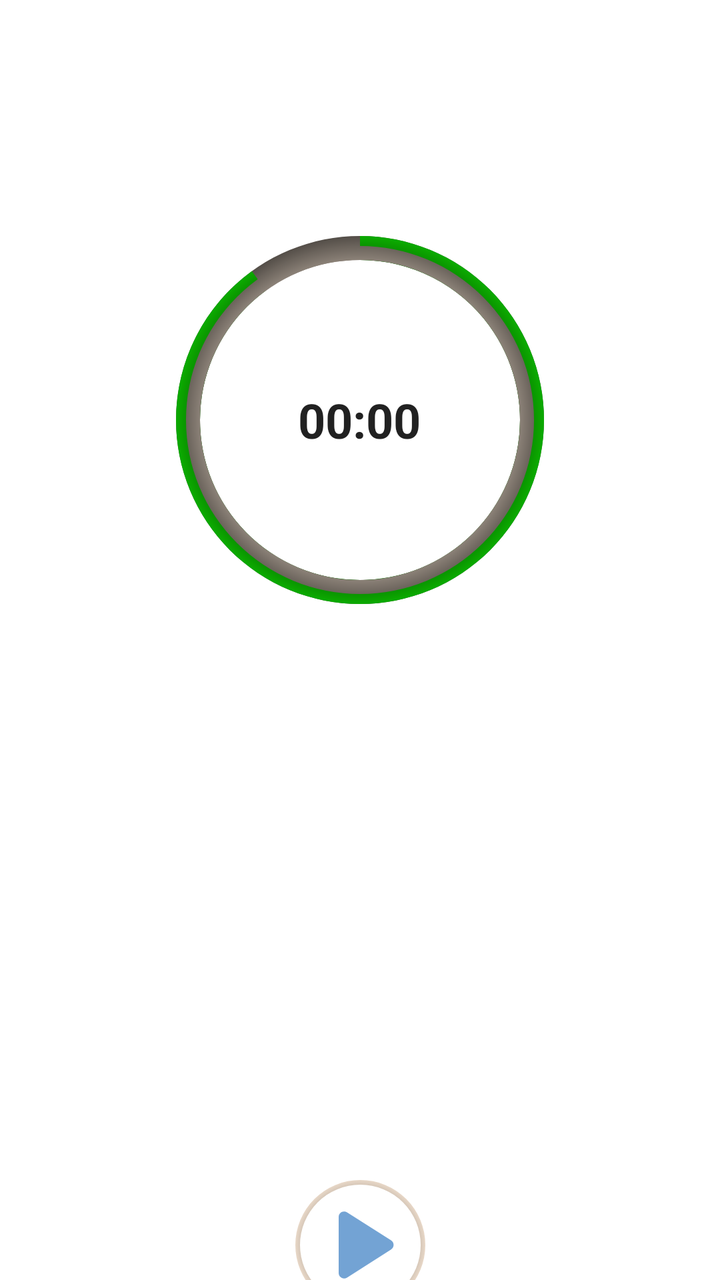
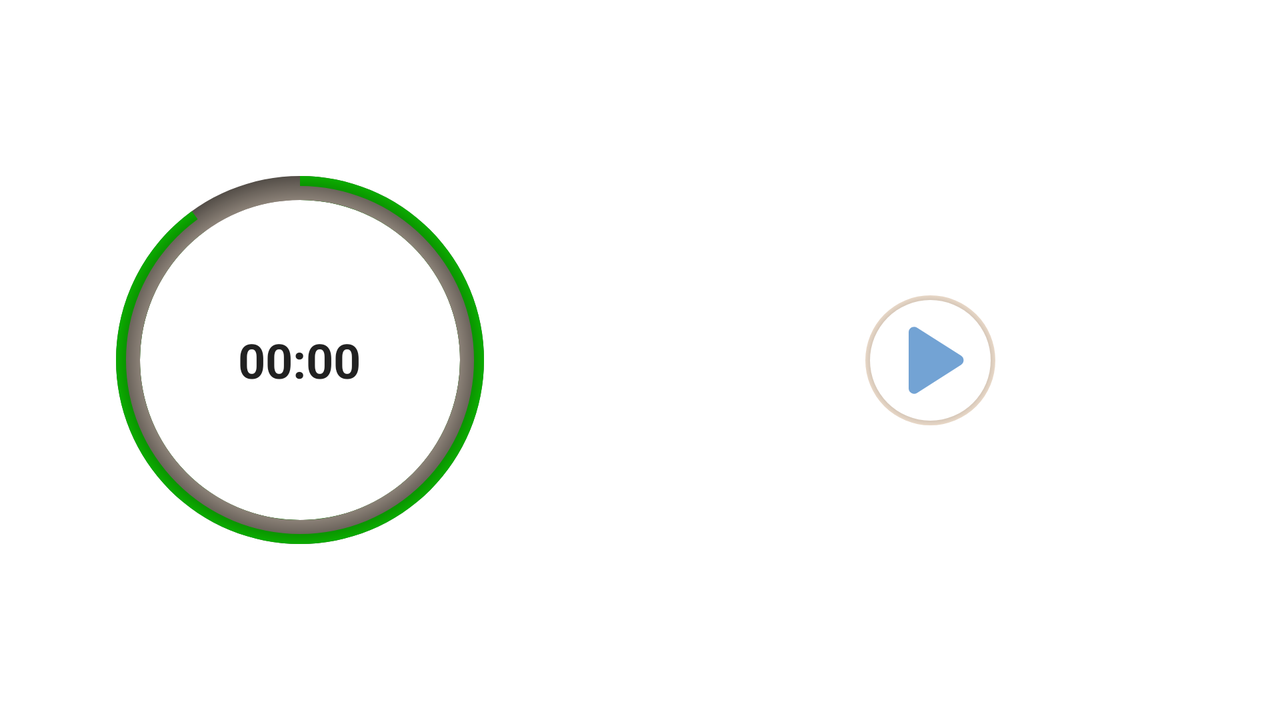

The same Android screen from two of the app's own layout files: first res/layout/ as a phone draws it, then the repository's variant for another configuration, drawn on a device whose configuration selects that folder. Both files follow.
<!-- AndroidManifest.xml: application theme Theme.Hourglass -->
<!-- res/layout/fragment_one_player_no_pause.xml -->
<?xml version="1.0" encoding="utf-8"?>
<androidx.constraintlayout.widget.ConstraintLayout xmlns:android="http://schemas.android.com/apk/res/android"
    xmlns:app="http://schemas.android.com/apk/res-auto"
    xmlns:tools="http://schemas.android.com/tools"
    android:layout_width="match_parent"
    android:layout_height="match_parent"
    android:background="@color/secondary_sixth"
    android:animateLayoutChanges="true"
    tools:context=".OnePlayerWithPauseFragment">

    <FrameLayout
        android:id="@+id/relativeLayout_1playerNoPause"
        android:layout_width="match_parent"
        android:layout_height="200dp"
        android:layout_marginTop="110dp"
        android:background="@color/secondary_sixth"
        android:gravity="center"
        app:layout_constraintEnd_toEndOf="parent"
        app:layout_constraintStart_toStartOf="parent"
        app:layout_constraintTop_toTopOf="parent">


        <ProgressBar
            android:id="@+id/progressBar_fopnp"
            style="@style/Widget.AppCompat.ProgressBar.Horizontal"
            android:layout_width="200dp"
            android:layout_height="match_parent"
            android:layout_gravity="center"
            android:background="@drawable/circle_shape_progressbar"
            android:indeterminate="false"
            android:progress="90"
            android:progressDrawable="@drawable/circular_progressbar_green"
            app:layout_constraintEnd_toEndOf="parent"
            app:layout_constraintStart_toStartOf="parent"
            app:layout_constraintTop_toTopOf="parent" />

        <View
            android:layout_width="200dp"
            android:layout_height="match_parent"
            android:layout_gravity="center"
            android:background="@drawable/circle_shape_progressbar_view" />

        <Chronometer
            android:id="@+id/chronometer"
            android:layout_width="60pt"
            android:layout_height="20pt"
            android:layout_gravity="center"
            android:gravity="center"
            android:textSize="24sp"
            android:textStyle="bold"></Chronometer>
    </FrameLayout>


    <androidx.constraintlayout.widget.ConstraintLayout
        android:id="@+id/constraintLayout_1playerWithPause"
        android:layout_width="match_parent"
        android:layout_height="0dp"
        android:animateLayoutChanges="true"
        app:layout_constraintBottom_toBottomOf="parent"
        app:layout_constraintStart_toStartOf="parent"
        app:layout_constraintTop_toBottomOf="@id/relativeLayout_1playerNoPause">

        <ImageButton
            android:id="@+id/imageButton_1playerNoPause_play"
            android:layout_width="65dp"
            android:layout_height="65dp"
            android:layout_marginTop="280dp"
            android:background="@drawable/button_selector"
            android:src="@drawable/round_play_arrow_65"
            app:layout_constraintEnd_toEndOf="parent"
            app:layout_constraintStart_toStartOf="parent"
            app:layout_constraintTop_toTopOf="parent"></ImageButton>

        <ImageButton
            android:id="@+id/imageButton_1playerNoPause_restart"
            android:layout_width="65dp"
            android:layout_height="65dp"
            android:layout_marginTop="280dp"
            android:background="@drawable/button_selector"
            android:backgroundTintMode="@color/white"
            android:src="@drawable/round_replay_65"
            android:visibility="gone"
            app:layout_constraintEnd_toEndOf="parent"
            app:layout_constraintStart_toStartOf="parent"
            app:layout_constraintTop_toTopOf="parent"></ImageButton>

    </androidx.constraintlayout.widget.ConstraintLayout>


</androidx.constraintlayout.widget.ConstraintLayout>
<!-- resources referenced by this layout -->
<resources>
  <color name="white">#FFFFFF</color>
  <!-- drawable button_selector (drawable) -->
  <?xml version="1.0" encoding="utf-8"?>
  <selector xmlns:android="http://schemas.android.com/apk/res/android">
      
      <item android:state_pressed="true" android:drawable="@drawable/shadowmaker"/>
      <item android:state_activated="true" android:drawable="@drawable/shadowmaker"/>
      <item android:state_selected="true" android:drawable="@drawable/shadowmaker"/>
      <item android:state_focused="true" android:drawable="@drawable/shadowmaker"/>
  
      
      <item android:state_enabled="false" android:state_selected="false" android:drawable="@drawable/shadowmaker_not_enabled"/>
      <item android:drawable="@drawable/oval_image_button_shadow"/>
  </selector>
  <!-- drawable circle_shape_progressbar (drawable) -->
  <?xml version="1.0" encoding="utf-8"?>
  <shape xmlns:android="http://schemas.android.com/apk/res/android"
      android:innerRadiusRatio="2.5"
      android:shape="ring"
      android:thickness="12dp"
      android:useLevel="false">
  
      <gradient
          android:centerColor="@color/sand_100"
          android:gradientRadius="55%p"
          android:endColor="@color/black"
          android:type="radial"/>
      
      
  
  </shape>
  <!-- drawable circle_shape_progressbar_view (drawable) -->
  <?xml version="1.0" encoding="utf-8"?>
  <shape xmlns:android="http://schemas.android.com/apk/res/android"
      android:innerRadiusRatio="2.5"
      android:shape="ring"
      android:thickness="7dp"
      android:useLevel="false">
  
      <gradient
          android:centerColor="@color/sand_100"
          android:gradientRadius="55%p"
          android:endColor="@color/black"
          android:type="radial"/>
  
  
  
  </shape>
  <!-- drawable circular_progressbar_green (drawable) -->
  <?xml version="1.0" encoding="utf-8"?>
  <rotate xmlns:android="http://schemas.android.com/apk/res/android"
      android:fromDegrees="270"
      android:toDegrees="270">
      <shape
          android:innerRadiusRatio="2.5"
          android:shape="ring"
          android:thickness="12dp"
          android:useLevel="true">
  
          <gradient
              android:angle="0"
              android:centerColor="@color/black"
              android:endColor="#11FF00"
              android:gradientRadius="55%p"
              android:useLevel="false"
              android:type="radial" />
  
      </shape>
  
  
  </rotate>
  <style name="Theme.Hourglass" parent="Theme.MaterialComponents.DayNight.NoActionBar">
          
          <item name="colorPrimary">@color/purple_500</item>
          <item name="colorPrimaryVariant">@color/purple_700</item>
          <item name="colorOnPrimary">@color/white</item>
          
          <item name="colorSecondary">@color/teal_200</item>
          <item name="colorSecondaryVariant">@color/teal_700</item>
          <item name="colorOnSecondary">@color/black</item>
          
          <item name="android:statusBarColor">?attr/colorPrimaryVariant</item>
          
      </style>
  <!-- drawable shadowmaker (drawable) -->
  <layer-list xmlns:android="http://schemas.android.com/apk/res/android" >
      <item>
          <shape android:shape="oval" >
              <gradient
                  android:startColor="@color/black"
                  android:endColor="@color/sand_100"
                  android:type="radial"
                  android:gradientRadius="55%p"
                  android:angle="180"/>
              <size android:width="24dp"
                  android:height="24dp"/>
          </shape>
      </item>
  
      <item
          android:bottom="2.5dp"
          android:left="2.5dp"
          android:right="2.5dp"
          android:top="2.5dp">
          <shape android:shape="oval" >
              <solid android:color="?attr/colorSecondary" />
          </shape>
      </item>
  
  </layer-list>
  <color name="sand_100">#FFEDDB</color>
  <color name="black">#FF000000</color>
  <color name="purple_500">#FFEDDB</color>
  <color name="purple_700">#FF3700B3</color>
  <color name="teal_200">#73A3D4</color>
  <color name="teal_700">#FF018786</color>
</resources>
<!-- res/layout-land/fragment_one_player_no_pause.xml (the repository's variant of the layout above) -->
<!-- drawn on the phone turned sideways -->
<?xml version="1.0" encoding="utf-8"?>
<androidx.constraintlayout.widget.ConstraintLayout xmlns:android="http://schemas.android.com/apk/res/android"
    xmlns:app="http://schemas.android.com/apk/res-auto"
    xmlns:tools="http://schemas.android.com/tools"
    android:layout_width="match_parent"
    android:layout_height="match_parent"
    android:background="?android:attr/colorBackground"
    android:animateLayoutChanges="true"
    tools:context=".OnePlayerWithPauseFragment">

    <FrameLayout
        android:id="@+id/relativeLayout_1playerNoPause"
        android:layout_width="300dp"
        android:layout_height="200dp"
        android:gravity="center"
        app:layout_constraintBottom_toBottomOf="parent"
        app:layout_constraintStart_toStartOf="parent"
        app:layout_constraintTop_toTopOf="parent">


        <ProgressBar
            android:id="@+id/progressBar_fopnp"
            style="@style/Widget.AppCompat.ProgressBar.Horizontal"
            android:layout_width="200dp"
            android:layout_height="match_parent"
            android:layout_gravity="center"
            android:background="@drawable/circle_shape_progressbar"
            android:indeterminate="false"
            android:progress="90"
            android:progressDrawable="@drawable/circular_progressbar_green"
            app:layout_constraintEnd_toEndOf="parent"
            app:layout_constraintStart_toStartOf="parent"
            app:layout_constraintTop_toTopOf="parent" />

        <View
            android:layout_width="200dp"
            android:layout_height="match_parent"
            android:layout_gravity="center"
            android:background="@drawable/circle_shape_progressbar_view" />

        <Chronometer
            android:id="@+id/chronometer"
            android:layout_width="60pt"
            android:layout_height="20pt"
            android:layout_gravity="center"
            android:gravity="center"
            android:textSize="24sp"
            android:textStyle="bold" />
    </FrameLayout>


    <androidx.constraintlayout.widget.ConstraintLayout
        android:id="@+id/constraintLayout_1playerWithPause"
        android:layout_width="0dp"
        android:layout_height="match_parent"
        android:layout_marginEnd="10dp"
        android:animateLayoutChanges="true"
        app:layout_constraintBottom_toBottomOf="parent"
        app:layout_constraintEnd_toEndOf="parent"
        app:layout_constraintStart_toEndOf="@+id/relativeLayout_1playerNoPause"
        app:layout_constraintTop_toTopOf="parent">

        <ImageButton
            android:id="@+id/imageButton_1playerNoPause_play"
            android:layout_width="65dp"
            android:layout_height="65dp"
            android:background="@drawable/button_selector"
            android:src="@drawable/round_play_arrow_65"
            app:layout_constraintBottom_toBottomOf="parent"
            app:layout_constraintEnd_toEndOf="parent"
            app:layout_constraintStart_toStartOf="parent"
            app:layout_constraintTop_toTopOf="parent" />

        <ImageButton
            android:id="@+id/imageButton_1playerNoPause_restart"
            android:layout_width="65dp"
            android:layout_height="65dp"
            android:layout_marginTop="280dp"
            android:background="@drawable/button_selector"
            android:backgroundTintMode="@color/white"
            android:src="@drawable/round_replay_65"
            android:visibility="gone"
            app:layout_constraintBottom_toBottomOf="parent"
            app:layout_constraintEnd_toEndOf="parent"
            app:layout_constraintStart_toStartOf="parent"
            app:layout_constraintTop_toTopOf="parent" />

    </androidx.constraintlayout.widget.ConstraintLayout>


</androidx.constraintlayout.widget.ConstraintLayout>
